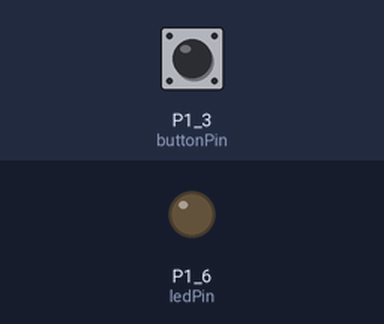
This sketch was run on a simulated TI MSP430 LaunchPad. Shown: output pins drawn as LEDs (lit = HIGH). Inputs (shaded band) come from the test bench; at power-on: P1_3 (buttonPin) HIGH.

Above: at 1.2 s.
1.3 s: P1_3 (buttonPin) pulled LOW for 0.15 s
At 2.2 s:
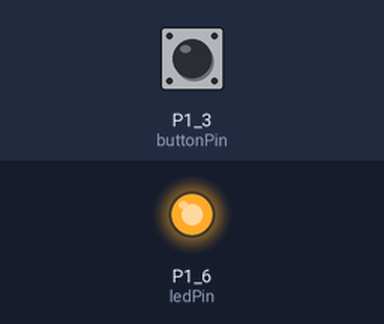
2.9 s: P1_3 (buttonPin) pulled LOW for 1 s
At 3.4 s:
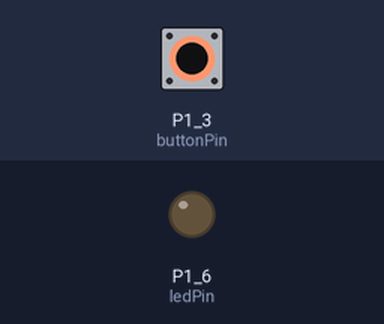
5.4 s: P1_3 (buttonPin) pulled LOW for 3.2 s
At 6.5 s:
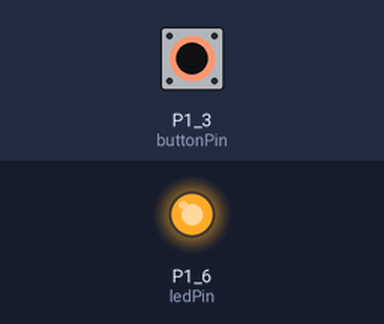
Timing chart, 0 to 8.4 s (numbered marks = the images above; inputs shaded):
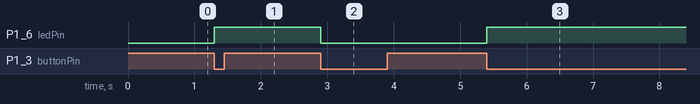

Measured:
- after the input at 1.3 s, P1_6 (ledPin): LOW → HIGH at once
- after the input at 2.9 s, P1_6 (ledPin): HIGH → LOW at once
- after the input at 5.4 s, P1_6 (ledPin): LOW → HIGH at once

The sketch:

Button_Stay_On.ino
```cpp
/*
  Button_Stay_On

  For the TI LaunchPad MSP-EXP430G2

 This program uses no external hardware.  The Green LED on
 the LaunchPad will turn on when the button is pressed and
 stay on until the button is pressed again, then it will turn
 off.  The LED is turned on or off by the button press.


 */

// constants won't change. They're used here to
// set pin numbers:
const int buttonPin = PUSH2;     // the number of the pushbutton pin
const int ledPin =  GREEN_LED;      // the number of the LED pin

// variables will change:
int buttonState = 0;         // variable for reading the pushbutton status
int on_off = 0;

void setup() {
  // initialize the LED pin as an output:
  pinMode(ledPin, OUTPUT);
  // initialize the pushbutton pin as an input:
  pinMode(buttonPin, INPUT_PULLUP);
  digitalWrite(ledPin, LOW);
}

void loop(){
  // read the state of the pushbutton value:
  buttonState = digitalRead(buttonPin);

  // check if the pushbutton is pressed.
  // if it is, the buttonState is LOW:
  if (buttonState == LOW) {
    // turn LED on:
    if (on_off == 0) {
    digitalWrite(ledPin, HIGH);
    on_off = 1;
    }
    else {
    // turn LED off:
    digitalWrite(ledPin, LOW);
    on_off = 0;
    }
   }
   // This while loop pauses the program until the PUSH2 button is released
   while (buttonState == LOW) {
     buttonState = digitalRead(buttonPin);
   }
   delay(1);
}
```
